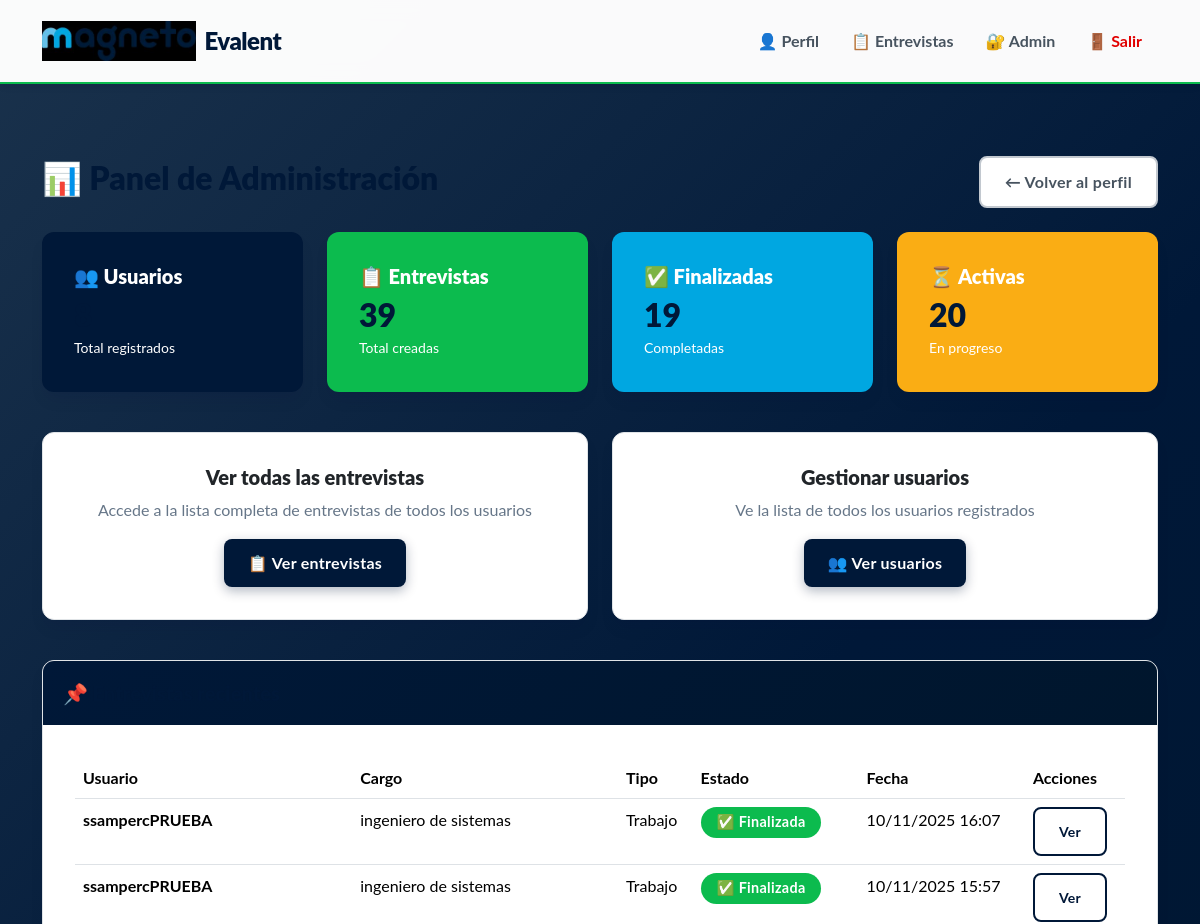
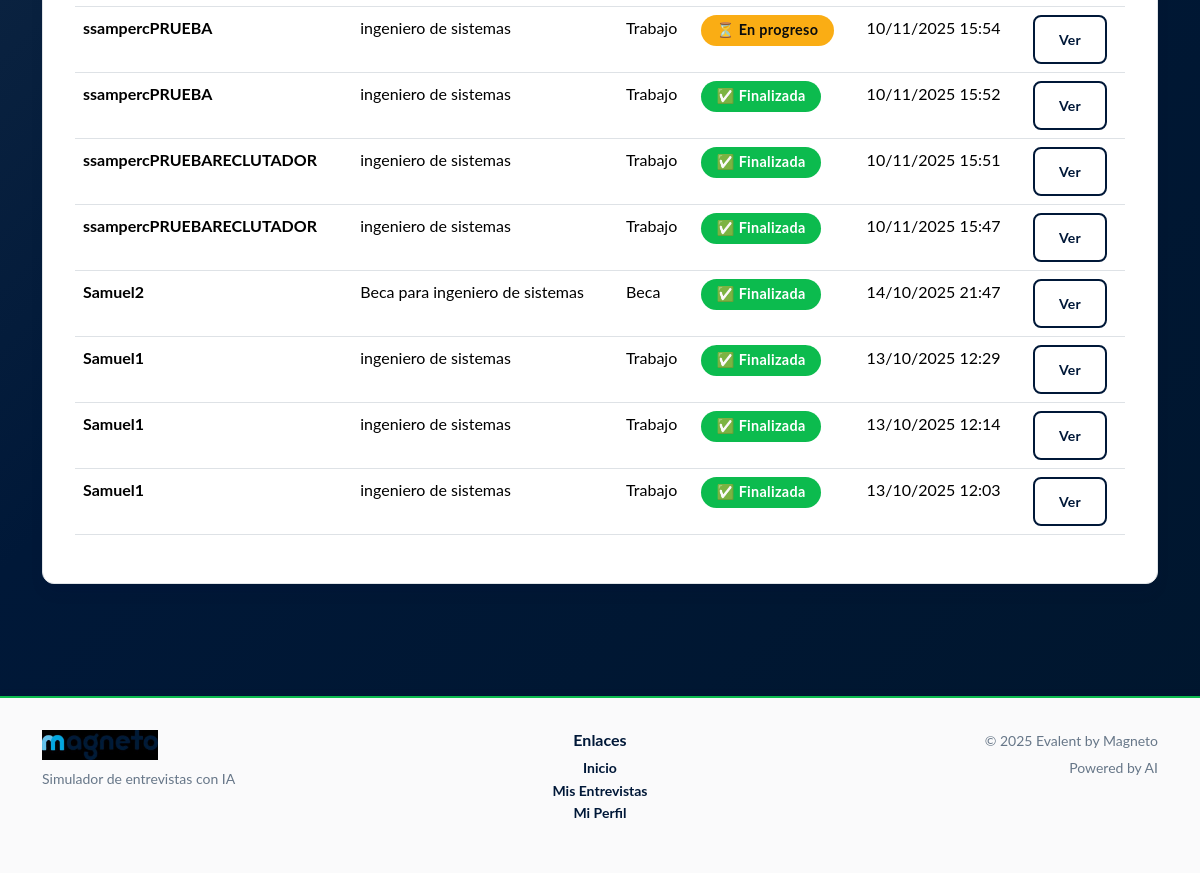
The page /accounts/admin-dashboard/ (signed in) on the database as committed earlier (2 pictures, top to bottom).
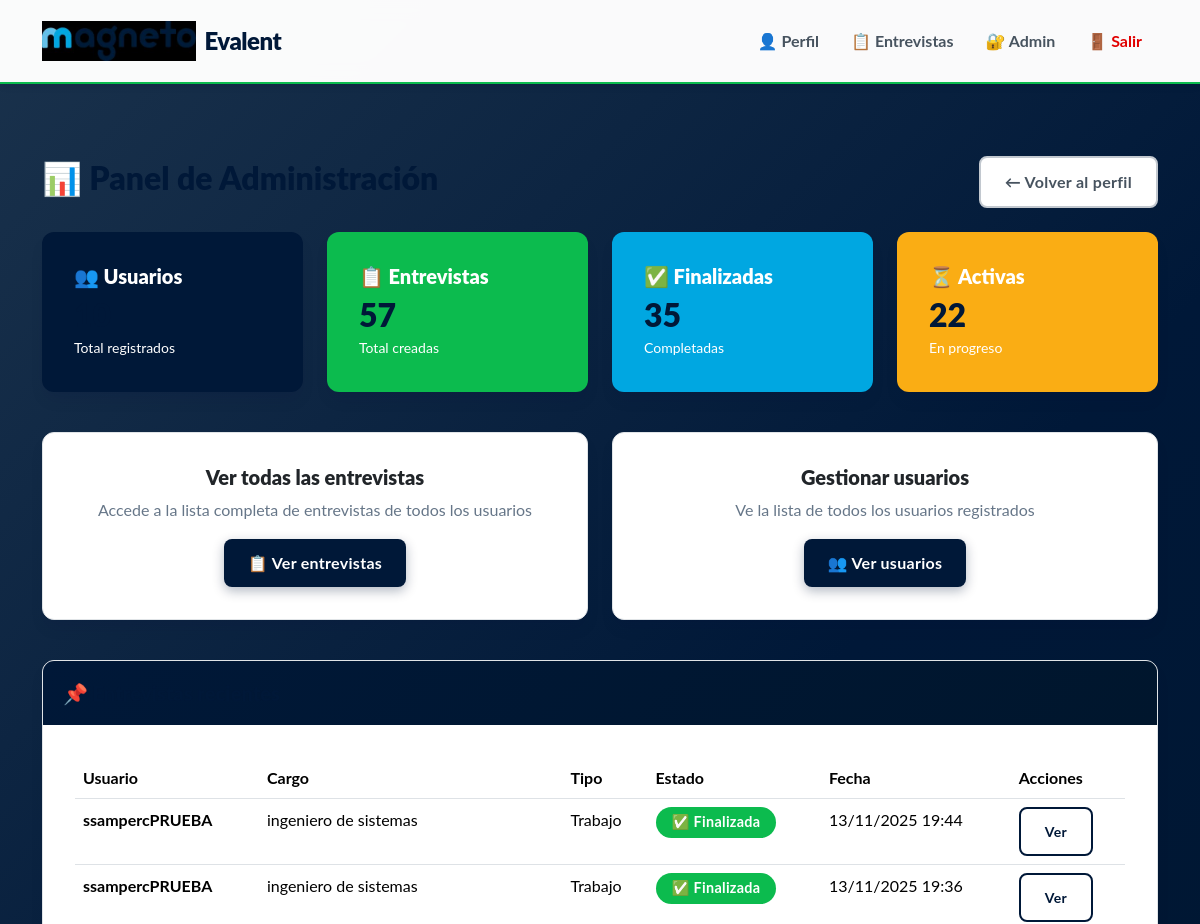
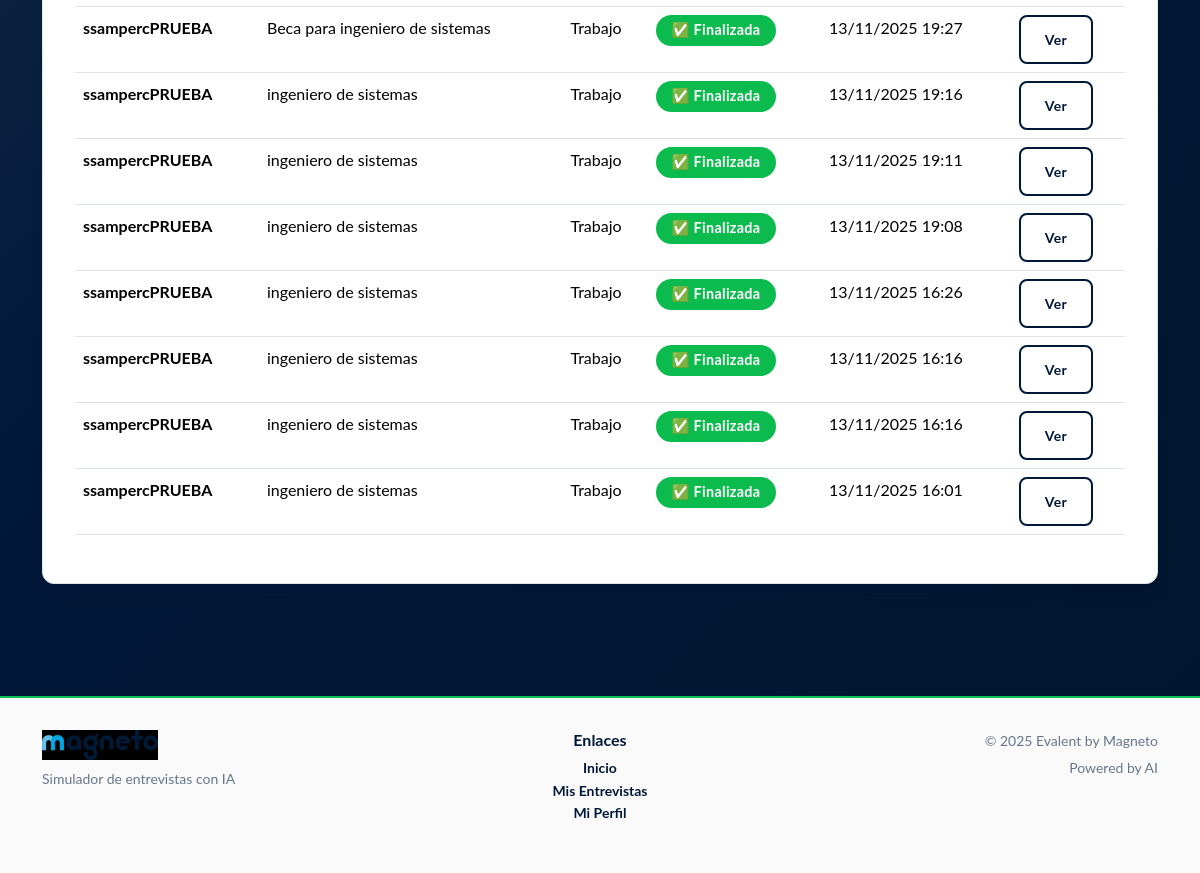
The same page on the database as committed later (2 pictures, top to bottom).
### interviews/models.py (models this page shows, shortened)
class Interview(models.Model):
    MODE_CHOICES = [
        ("questions", "Por número de preguntas"),
        ("time", "Por tiempo"),
    ]
    INTERVIEW_TYPES = [
        ("job", "Trabajo"),
        ("academic", "Académica"),
        ("scholarship", "Beca"),
        ("informal", "Informal"),
    ]
    LANGUAGES = [
        ("es", "Español"),
        ("en", "Inglés"),
    ]
    LEVELS = [
        ("junior", "Junior"),
        ("semi", "Semi-Senior"),
        ("senior", "Senior"),
    ]
    user = models.ForeignKey(User, on_delete=models.CASCADE)
    interview_type = models.CharField(max_length=20, choices=INTERVIEW_TYPES)
    language = models.CharField(max_length=10, choices=LANGUAGES, default="es")
    level = models.CharField(max_length=20, choices=LEVELS, default="junior")
    position = models.CharField(max_length=100)
    mode = models.CharField(max_length=20, choices=MODE_CHOICES, default="questions")
    max_questions = models.IntegerField(null=True, blank=True)
    time_limit = models.IntegerField(null=True, blank=True)  # en minutos
    created_at = models.DateTimeField(auto_now_add=True)
    is_finished = models.BooleanField(default=False)
    asked_questions = models.IntegerField(default=0)

### accounts/views.py (the view)
# urls.py: path("admin-dashboard/", views.admin_dashboard, name="admin_dashboard"),
@user_passes_test(is_admin)
def admin_dashboard(request):
    from interviews.models import Interview
    from django.contrib.auth.models import User
    total_users = User.objects.count()
    total_interviews = Interview.objects.count()
    finished_interviews = Interview.objects.filter(is_finished=True).count()
    active_interviews = Interview.objects.filter(is_finished=False).count()
    recent_interviews = Interview.objects.select_related('user').order_by('-created_at')[:10]
    context = {
        'total_users': total_users,
        'total_interviews': total_interviews,
        'finished_interviews': finished_interviews,
        'active_interviews': active_interviews,
        'recent_interviews': recent_interviews,
    }
    return render(request, 'accounts/admin_dashboard.html', context)

### accounts/views.py (called while the page is built)
def is_admin(user):
    return user.is_superuser or (hasattr(user, 'profile') and user.profile.role == 'recruiter')

### templates/accounts/admin_dashboard.html (shortened to what the changed rows need)
{% extends 'base.html' %}
{% block content %}
<div class="container mt-4">
    <div class="d-flex justify-content-between align-items-center mb-4">
        <h2>📊 Panel de Administración</h2>
    </div>
    <div class="row mb-4">
        <div class="col-md-3 mb-3">
            <div class="card bg-primary text-white">
                <div class="card-body">
                    <h2 class="mb-0">{{ total_users }}</h2>
                </div>
            </div>
        </div>
        <div class="col-md-3 mb-3">
            <div class="card bg-success text-white">
                <div class="card-body">
                    <h5 class="card-title">📋 Entrevistas</h5>
                    <h2 class="mb-0">{{ total_interviews }}</h2>
                    <p class="mb-0"><small>Total creadas</small></p>
                </div>
            </div>
        </div>
        <div class="col-md-3 mb-3">
            <div class="card bg-info text-white">
                <div class="card-body">
                    <h5 class="card-title">✅ Finalizadas</h5>
                    <h2 class="mb-0">{{ finished_interviews }}</h2>
                    <p class="mb-0"><small>Completadas</small></p>
                </div>
            </div>
        </div>
        <div class="col-md-3 mb-3">
            <div class="card bg-warning text-white">
                <div class="card-body">
                    <h5 class="card-title">⏳ Activas</h5>
                    <h2 class="mb-0">{{ active_interviews }}</h2>
                    <p class="mb-0"><small>En progreso</small></p>
                </div>
            </div>
        </div>
    </div>
    <div class="card">
        <div class="card-body">
            <div class="table-responsive">
                <table class="table table-hover">
                    <thead>
                        <tr>
                            <th>Usuario</th>
                            <th>Cargo</th>
                            <th>Tipo</th>
                            <th>Estado</th>
                            <th>Fecha</th>
                            <th>Acciones</th>
                        </tr>
                    </thead>
                    <tbody>
                        {% for interview in recent_interviews %}
                        <tr>
                            <td><strong>{{ interview.user.username }}</strong></td>
                            <td>{{ interview.position }}</td>
                            <td>{{ interview.get_interview_type_display }}</td>
                            <td>
                                {% if interview.is_finished %}
                                    <span class="badge bg-success">✅ Finalizada</span>
                                {% else %}
                                    <span class="badge bg-warning">⏳ En progreso</span>
                                {% endif %}
                            </td>
                            <td>{{ interview.created_at|date:"d/m/Y H:i" }}</td>
                            <td>
                                <a href="{% url 'interviews:interview_results' interview.pk %}"
                                   class="btn btn-sm btn-outline-primary">
                                    Ver
                                </a>
                            </td>
                        </tr>
                        {% empty %}
                        <tr>
                            <td colspan="6" class="text-center text-muted">
                                No hay entrevistas todavía
                            </td>
                        </tr>
                        {% endfor %}
                    </tbody>
                </table>
            </div>
        </div>
    </div>
</div>
{% endblock %}

Rows that differ between the two databases and show on the page:
no longer on this page (row unchanged): Interview: user.username "ssampercPRUEBA", position "ingeniero de sistemas", interview_type "Trabajo", is_finished "✅ Finalizada", created_at "10/11/2025 16:07"
no longer on this page (row unchanged): Interview: user.username "ssampercPRUEBA", position "ingeniero de sistemas", interview_type "Trabajo", is_finished "✅ Finalizada", created_at "10/11/2025 15:57"
no longer on this page (row unchanged): Interview: user.username "ssampercPRUEBA", position "ingeniero de sistemas", interview_type "Trabajo", is_finished "⏳ En progreso", created_at "10/11/2025 15:54"
no longer on this page (row unchanged): Interview: user.username "ssampercPRUEBA", position "ingeniero de sistemas", interview_type "Trabajo", is_finished "✅ Finalizada", created_at "10/11/2025 15:52"
no longer on this page (row unchanged): Interview: user.username "ssampercPRUEBARECLUTADOR", position "ingeniero de sistemas", interview_type "Trabajo", is_finished "✅ Finalizada", created_at "10/11/2025 15:51"
no longer on this page (row unchanged): Interview: user.username "ssampercPRUEBARECLUTADOR", position "ingeniero de sistemas", interview_type "Trabajo", is_finished "✅ Finalizada", created_at "10/11/2025 15:47"
no longer on this page (row unchanged): Interview: user.username "Samuel2", position "Beca para ingeniero de sistemas", interview_type "Beca", is_finished "✅ Finalizada", created_at "14/10/2025 21:47"
no longer on this page (row unchanged): Interview: user.username "Samuel1", position "ingeniero de sistemas", interview_type "Trabajo", is_finished "✅ Finalizada", created_at "13/10/2025 12:29"
no longer on this page (row unchanged): Interview: user.username "Samuel1", position "ingeniero de sistemas", interview_type "Trabajo", is_finished "✅ Finalizada", created_at "13/10/2025 12:14"
no longer on this page (row unchanged): Interview: user.username "Samuel1", position "ingeniero de sistemas", interview_type "Trabajo", is_finished "✅ Finalizada", created_at "13/10/2025 12:03"
added Interview: user.username "ssampercPRUEBA", position "ingeniero de sistemas", interview_type "Trabajo", is_finished "✅ Finalizada", created_at "13/11/2025 19:44"
added Interview: user.username "ssampercPRUEBA", position "ingeniero de sistemas", interview_type "Trabajo", is_finished "✅ Finalizada", created_at "13/11/2025 19:36"
added Interview: user.username "ssampercPRUEBA", position "Beca para ingeniero de sistemas", interview_type "Trabajo", is_finished "✅ Finalizada", created_at "13/11/2025 19:27"
added Interview: user.username "ssampercPRUEBA", position "ingeniero de sistemas", interview_type "Trabajo", is_finished "✅ Finalizada", created_at "13/11/2025 19:16"
added Interview: user.username "ssampercPRUEBA", position "ingeniero de sistemas", interview_type "Trabajo", is_finished "✅ Finalizada", created_at "13/11/2025 19:11"
added Interview: user.username "ssampercPRUEBA", position "ingeniero de sistemas", interview_type "Trabajo", is_finished "✅ Finalizada", created_at "13/11/2025 19:08"
added Interview: user.username "ssampercPRUEBA", position "ingeniero de sistemas", interview_type "Trabajo", is_finished "✅ Finalizada", created_at "13/11/2025 16:26"
added Interview: user.username "ssampercPRUEBA", position "ingeniero de sistemas", interview_type "Trabajo", is_finished "✅ Finalizada", created_at "13/11/2025 16:16"
added Interview: user.username "ssampercPRUEBA", position "ingeniero de sistemas", interview_type "Trabajo", is_finished "✅ Finalizada", created_at "13/11/2025 16:16"
added Interview: user.username "ssampercPRUEBA", position "ingeniero de sistemas", interview_type "Trabajo", is_finished "✅ Finalizada", created_at "13/11/2025 16:01"
Other text that changed with them:
{{ total_interviews }}: "39" → "57"
{{ finished_interviews }}: "19" → "35"
{{ active_interviews }}: "20" → "22"
